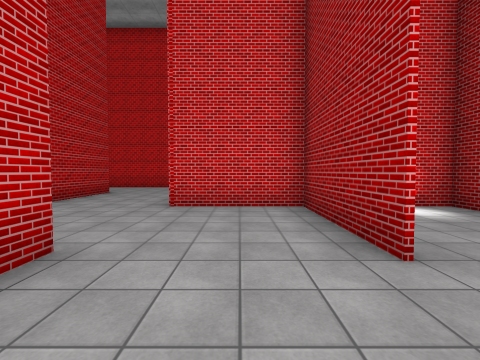
View 1 (above)

24 first-person views from a walk through a scene from a Unity 3-D project. The camera is 1.5 m above the floor, tilts 2° down and sees 90° across. The floor is counted in squares, 2 m on a side. Each view is taken from the middle of a square. On the plan, view 1 faces up. The plan holds only what a view shows up to about 9 squares ahead; the rest is blank. The place goes on beyond the plan. The player is left out. Surface patterns are stand-ins for the level's own textures.

View 2
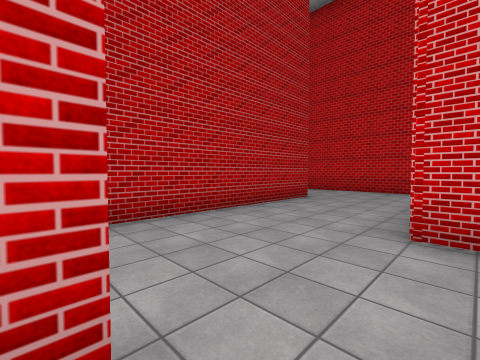

View 3
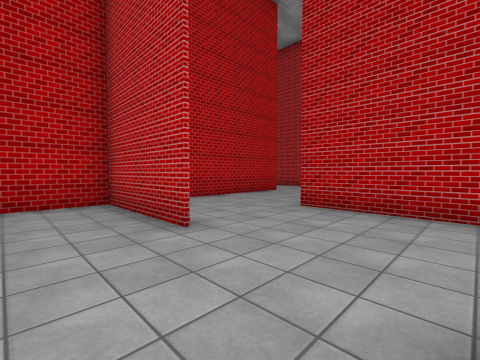

View 4
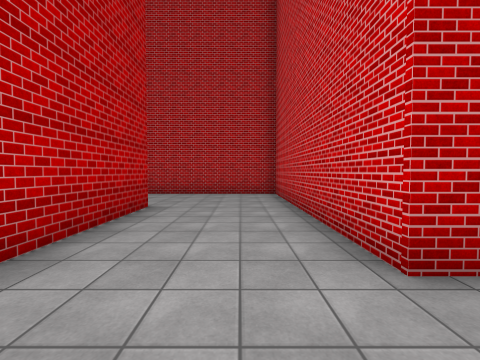

View 5
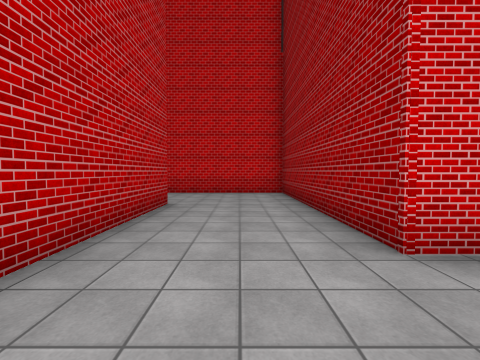

View 6
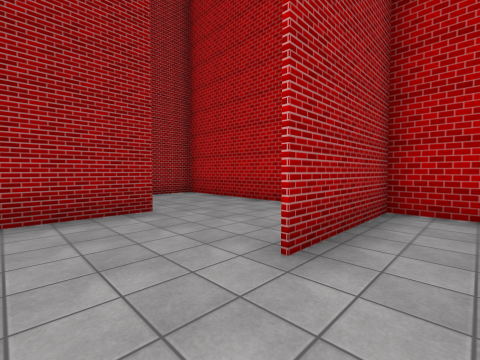

View 7
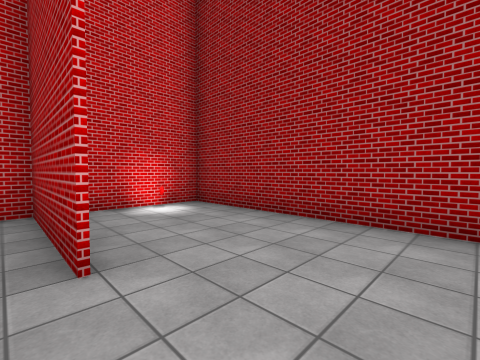

View 8
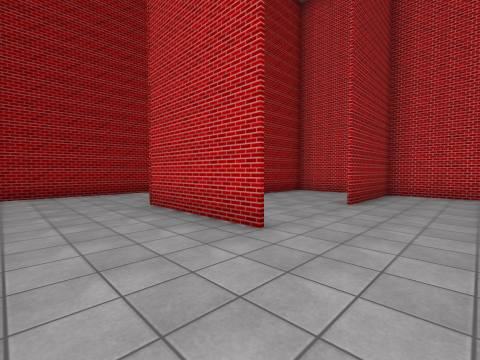

View 9
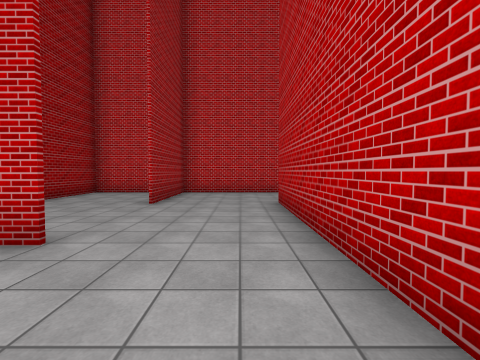

View 10
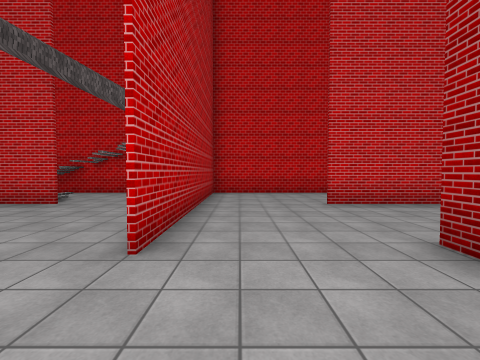

View 11
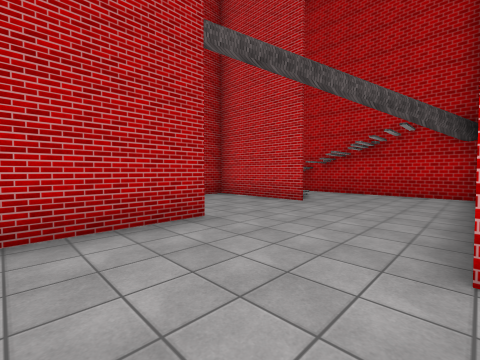

View 12
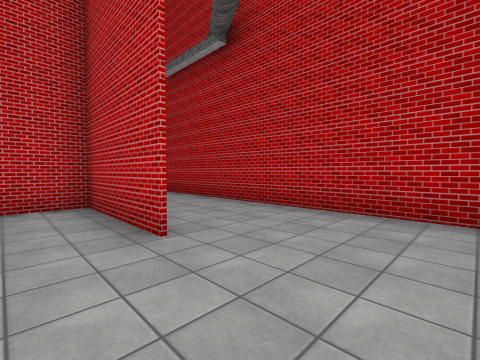

View 13
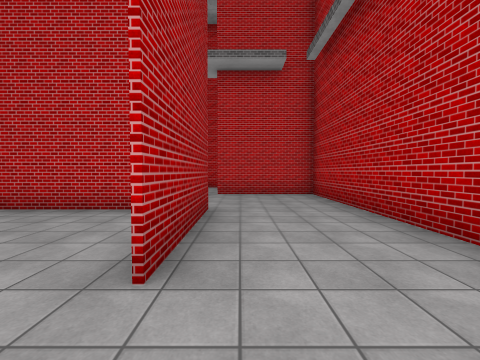

View 14
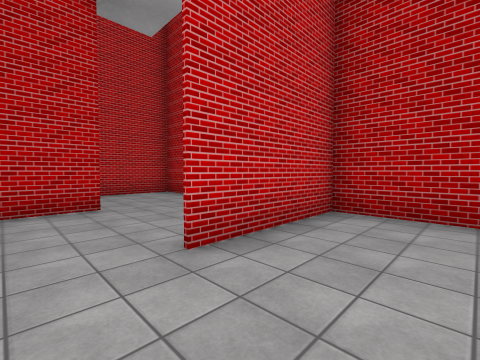

View 15
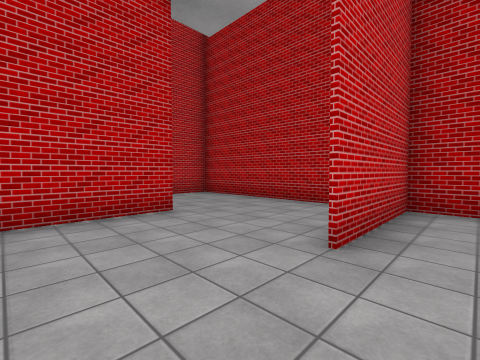

View 16
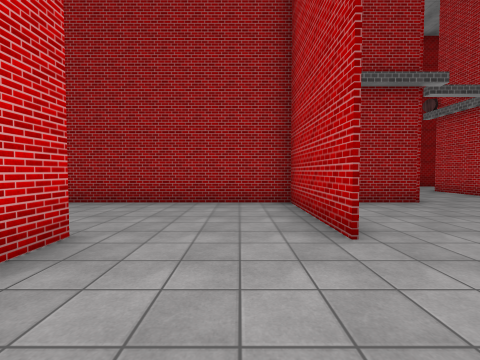

View 17
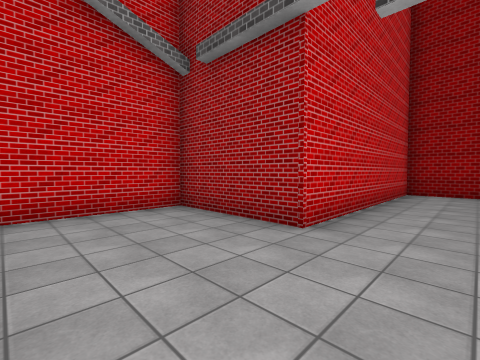

View 18
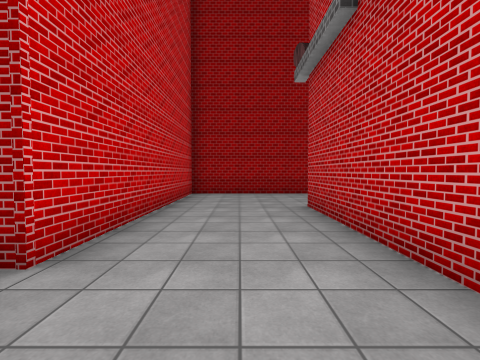

View 19
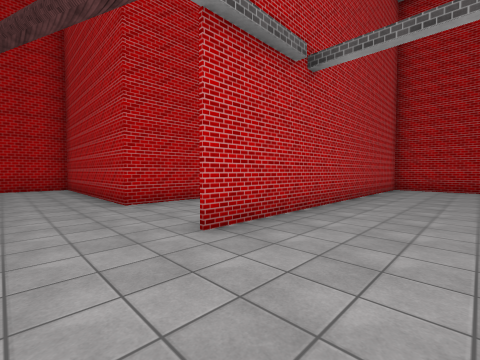

View 20
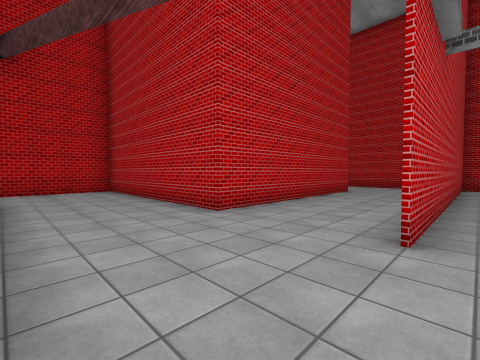

View 21
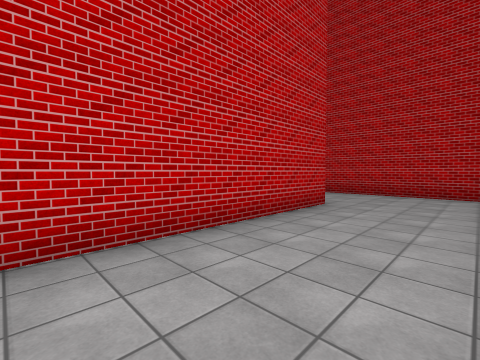

View 22
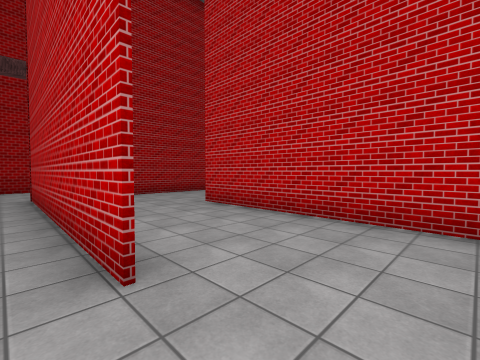

View 23
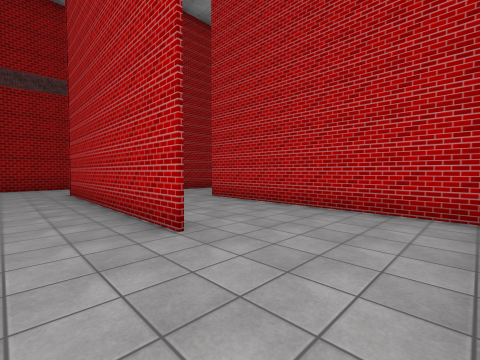

View 24
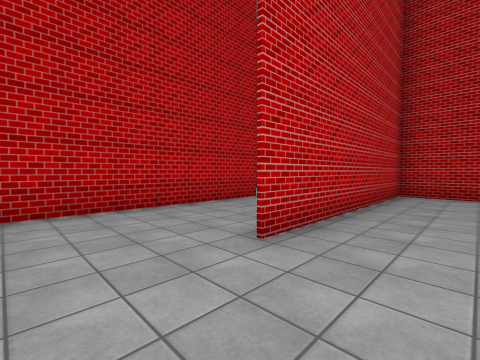

### Floor plan
Ten units are one square. View 1 is at (0, 0); x grows to the right and y downward. Boxes are objects, and circles mark ways between rooms. Rooms are numbered by the first view taken in them; rooms with no view inside come last. Other rooms are left out.
<svg viewBox="-180 -120 231 324">
<path fill="none" stroke="#000" d="M-17 -22 -17 10M-20 10 6 10M-47 -86 -47 -22M14 -19 14 -51 -15 -51 -15 -115 -35 -115M-81 10 -20 10M-47 -22 -111 -22 -111 21M-18 10 -18 -22M6 10 46 10 46 -51 21 -51M-80 -86 -47 -86M-52 -85 -80 -85M-80 -46 -80 -55M-109 -115 -109 -51M-81 -23 -48 -23 -48 -46M-35 -115 -110 -115M-144 -21 -144 -55M-145 42 -111 42M-175 10 -142 10 -151 10M-111 43 -141 43M-80 -22 -80 -46M-143 -55 -143 -23 -81 -23M-175 73 -151 73M-142 -85 -174 -85 -174 100M-172 105 -78 105M-110 -115 -165 -115M-48 116 -48 74 -112 74 -112 -12M-145 136 -79 136 -79 199 -49 199M-80 178 -80 160M-114 199 -89 199M-48 138 -48 116M-174 100 -174 167 -110 167"/>
<rect x="25" y="-55" width="10" height="10" fill="#bbb"><title>other object</title></rect>
<circle cx="-5" cy="-20" r="3" fill="#2a7"/>
<circle cx="10" cy="-5" r="3" fill="#2a7"/>
<circle cx="-35" cy="-20" r="3" fill="#2a7"/>
<circle cx="-45" cy="-105" r="3" fill="#2a7"/>
<circle cx="-95" cy="-45" r="3" fill="#2a7"/>
<circle cx="-65" cy="110" r="3" fill="#2a7"/>
<text x="-10" y="-10">1</text>
<text x="-20" y="-60">2</text>
<text x="-70" y="0">3</text>
<text x="30" y="-20">4</text>
<text x="-80" y="-80">5</text>
<text x="-130" y="0">6</text>
<text x="-110" y="150">7</text>
</svg>
Room 1 opens to room 2. Room 1 opens to room 4. Room 2 opens to room 3. Room 2 opens to room 5. Room 5 opens to room 6. Room 6 opens to room 7.

Where each view was taken, in squares from view 1:
view 1: 0 up, 0 right, facing up
view 2: 2 up, 1 left, facing up-left
view 3: 5 up, 0 right, facing down-left
view 4: 1 up, 3 left, facing left
view 5: 3 up, 3 left, facing up
view 6: 4 up, 3 left, facing down-right
view 7: 0 up, 1 right, facing up-right
view 8: 11 up, 10 left, facing down-right
view 9: 11 up, 10 left, facing down
view 10: 3 up, 10 left, facing up
view 11: 3 up, 11 left, facing up-left
view 12: 8 up, 13 left, facing down-left
view 13: 7 up, 15 left, facing down
view 14: 1 up, 13 left, facing down-left
view 15: 0 up, 12 left, facing down-left
view 16: 3 down, 17 left, facing right
view 17: 9 down, 14 left, facing up-right
view 18: 9 down, 13 left, facing right
view 19: 8 down, 6 left, facing down-left
view 20: 10 down, 5 left, facing down-left
view 21: 11 down, 9 left, facing down-left
view 22: 13 down, 16 left, facing down-right
view 23: 12 down, 17 left, facing down-right
view 24: 15 down, 9 left, facing down-left
